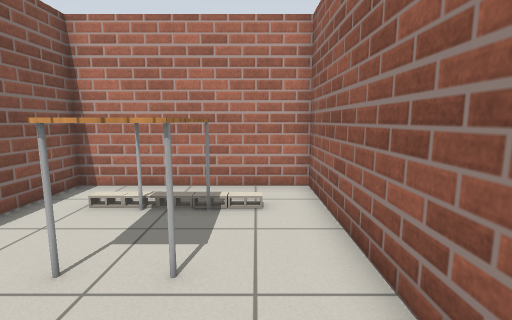
view 1 (above)

20 first-person views from a walk through a world built for the Gazebo simulator. The camera is 1 m above the floor, tilts 8° down and sees 85° across. The lines on the ground mark 1 m squares. The floor is counted in squares, 0.5 m on a side. Each view is taken from the middle of a square. On the plan, view 1 faces up. The plan holds only what a view shows up to about 17 squares ahead; the rest is blank. Simple patterns stand in for the simulator's built-in surfaces. Some surface patterns are stand-ins.

view 2
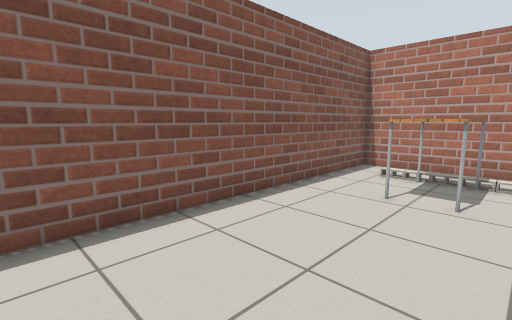

view 3
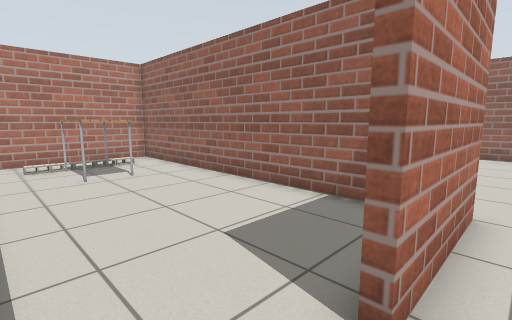

view 4
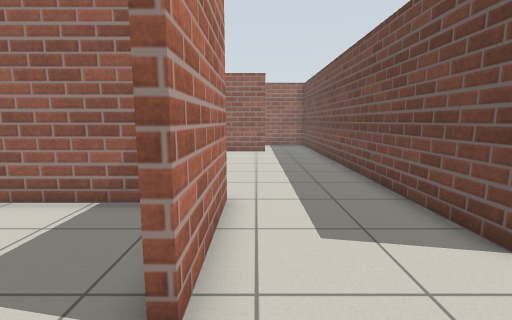

view 5
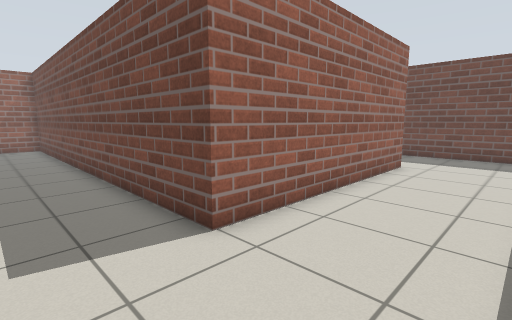

view 6
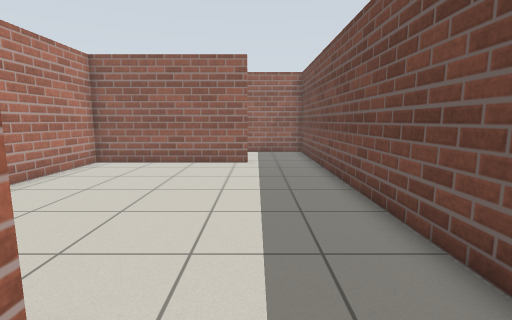

view 7
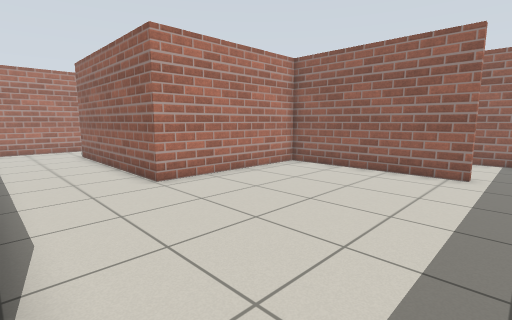

view 8
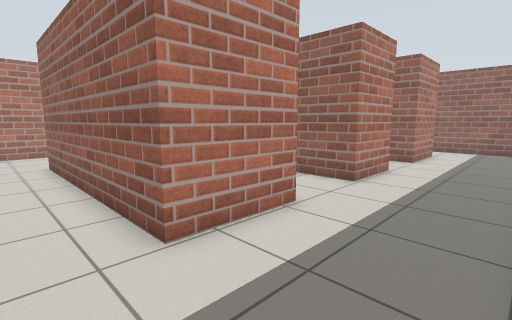

view 9
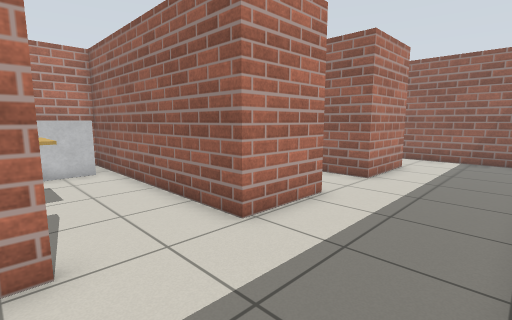

view 10
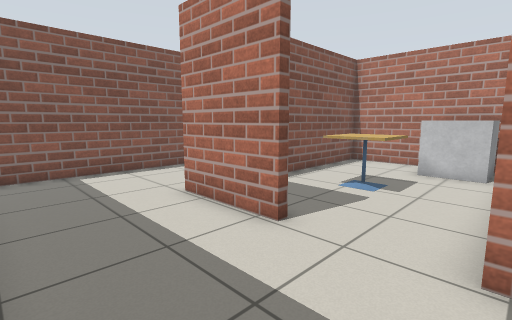

view 11
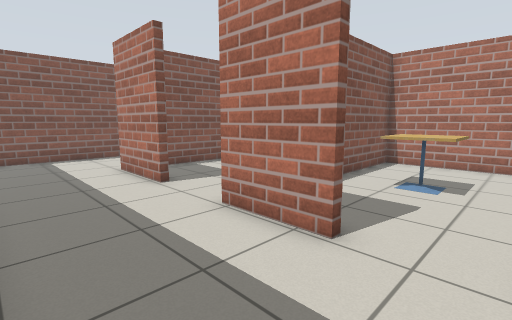

view 12
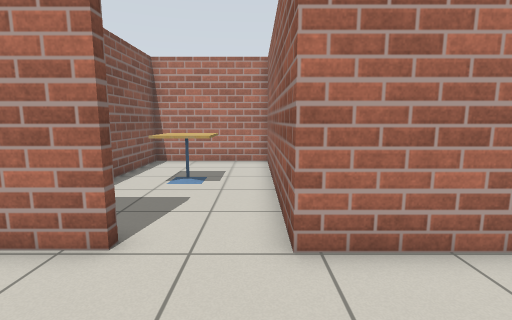

view 13
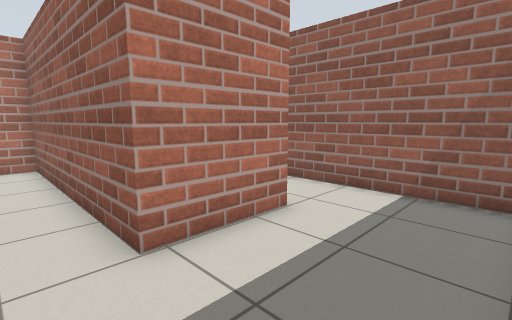

view 14
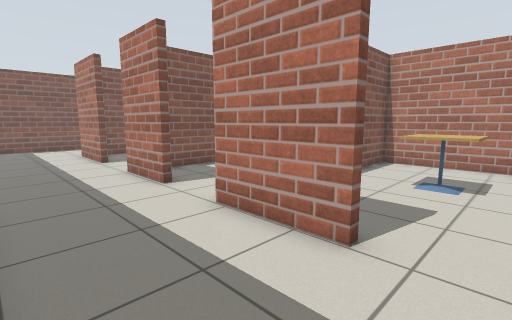

view 15
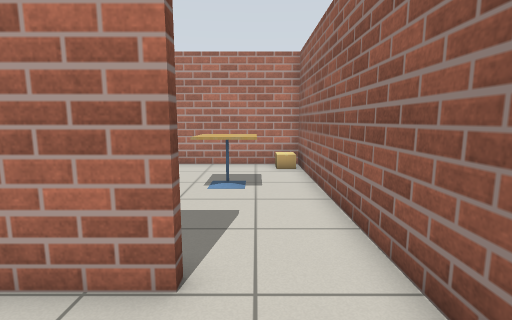

view 16
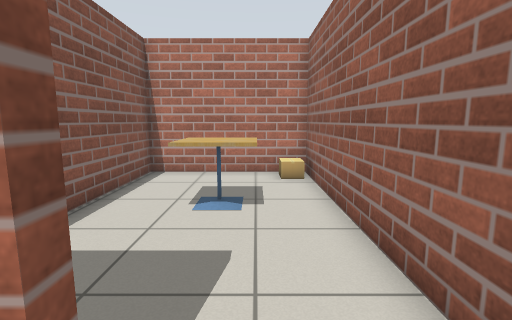

view 17
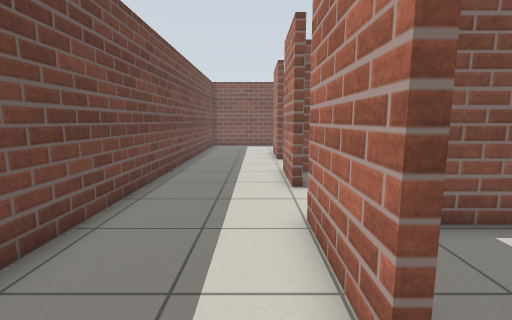

view 18
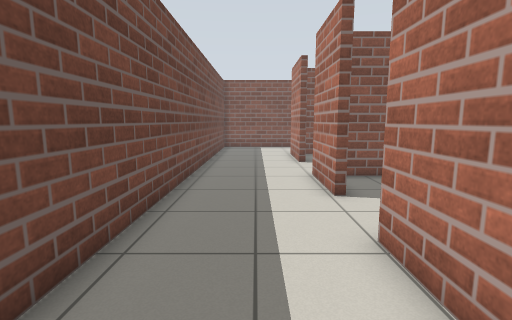

view 19
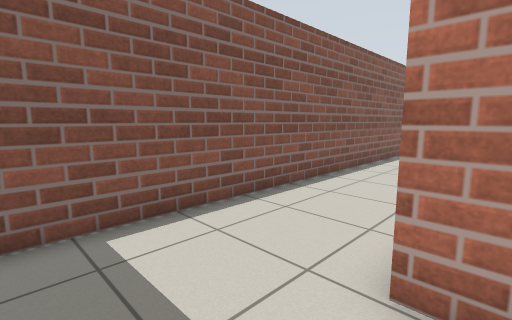

view 20
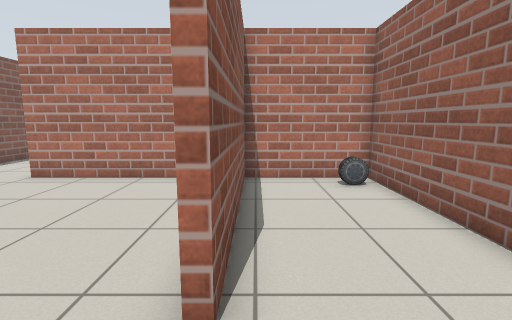

### Floor plan
Points are (right, up) in squares from view 1. A wall is a line through its corners. A room is listed if a view was taken in it or the views show most of it. See-through windows are left out.
Room 1 (views 1, 2)
walls: (1.6, -4.2) (1.6, 8.4) (-5.5, 8.4) (-5.5, -4)
ways out: opening at (-4, -6) to room 2
objects: cinder block (-3, 6); table (-2, 3) to (-1, 5); cinder block (-2, 6); cinder block (-1, 6)
Room 2 (views 3, 4, 5, 6, 7, 8, 9, 10, 11, 12, 13, 14, 15, 16, 17, 18, 19)
walls: (2, -6.3) (-2.6, -6.3) (-2.6, -5.9); (13.3, -7.6) (13.3, -0.3) (6.1, -0.3) (6.1, 8.8); (-5.5, -6.8) (-5.5, -24.6); (2.5, -20.5) (2.5, -21) (-1, -21) (-1, -10.9) (13.5, -10.9); (8.7, -21) (5.7, -21); (1.9, 4.8) (1.9, 3); (15.1, -21) (11.6, -21); (-4.4, -25.4) (13.6, -25.4); (17.9, -24.9) (17.9, -21.4); (5.7, 12) (2.7, 12)
ways out: opening at (-4, -6) to room 1; opening at (14, -9) to room 3; opening at (4, -21) to room 4; opening at (10, -21) to room 5; opening at (16.5, -21) to room 6; opening at (6, 10)
Room 3 (view 20)
walls: (17.9, -9.8) (17.9, -0.3) (13.6, -0.3) (13.6, -7.6); (13.5, -10.9) (17.2, -10.9)
ways out: opening at (14, -9) to room 2
objects: car (17, -1)
Room 4 (no view inside)
walls: (5.7, -21) (5.7, -11.2) (-0.7, -11.2) (-0.7, -20.1)
ways out: opening at (4, -21) to room 2
objects: cafe table (2, -17) to (3, -16); other object (3, -13) to (5, -12)
Room 5 (no view inside)
walls: (8.7, -20.5) (8.7, -21); (11.6, -21) (11.6, -11.2) (6, -11.2) (6, -20.1)
ways out: opening at (10, -21) to room 2
objects: cafe table (8, -16) to (9, -15)
Room 6 (no view inside)
walls: (17.9, -21.4) (17.9, -11.2) (11.9, -11.2) (11.9, -18.5)
ways out: opening at (16.5, -21) to room 2
objects: cafe table (14, -16) to (16, -15); cardboard box (17, -12)

Positions as (right, up) in squares from view 1, and headings:
1: (0, 0), facing up
2: (0, -4), facing up-left
3: (-5, -7), facing up-right
4: (-5, -7), facing right
5: (-5, -8), facing down-right
6: (0, -8), facing right
7: (2, -9), facing up-right
8: (-3, -25), facing up-right
9: (2, -25), facing up-right
10: (6, -25), facing up-left
11: (11, -25), facing up-left
12: (11, -25), facing up
13: (10, -25), facing up-right
14: (17, -25), facing up-left
15: (16, -24), facing up
16: (16, -22), facing up
17: (17, -22), facing left
18: (16, -23), facing left
19: (0, -24), facing up-left
20: (14, -10), facing up
